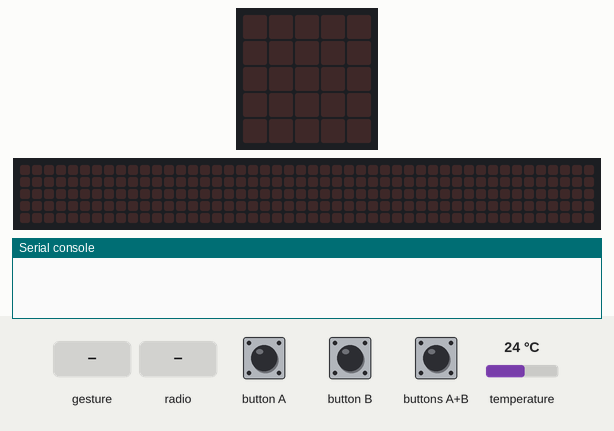
Bench run of a program on a simulated BBC micro:bit (MakeCode). On the bench: the board's 5×5 LED display, a strip that is not on the board, showing the scrolling text unrolled, the last lines printed to the serial console. The test bench sets the inputs (shaded band); at power-on: temperature 24 °C. No radio messages arrive unless stated (any console line starting 'radio sent:' is added by the test bench); a tilt is held for 1.5 s and a shake lasts 1 s, then the board lies face up again; the 48×5 strip is a reading aid, not a part: it shows the text the display is scrolling, unrolled, one strip-width of it at a time.

Above: at 1.2 s.
1.3 s: button A pressed for 0.15 s
At 4.01 s:
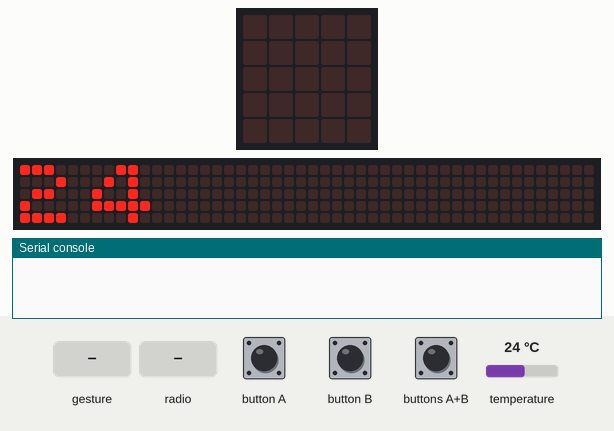
4.3 s: button B pressed for 0.15 s
At 4.53 s:
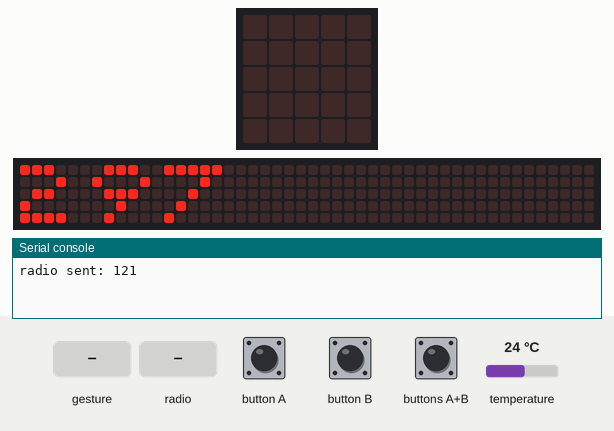
7.4 s: buttons A+B pressed for 0.15 s
At 8.87 s:
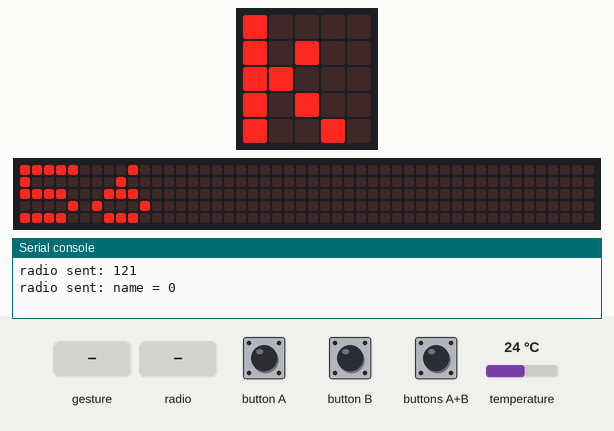
10.5 s: gesture 'shake'
At 12.32 s:
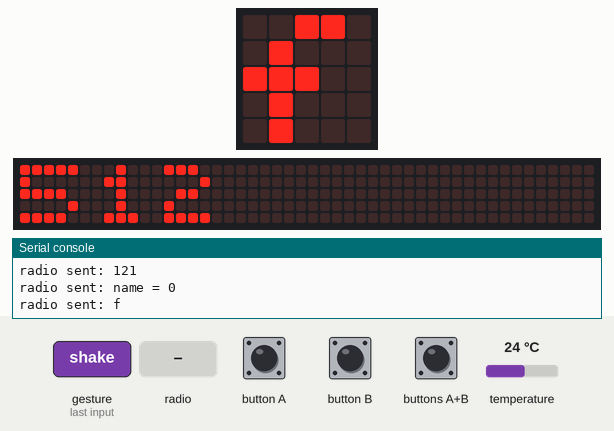
13.5 s: radio message "121" arrives
At 13.67 s:
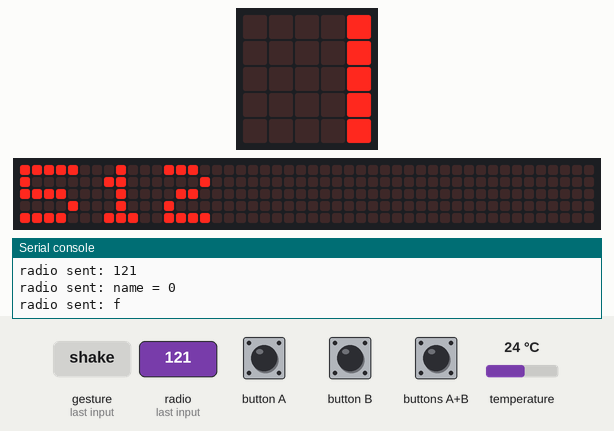
16.5 s: radio message "name=1" arrives
At 16.97 s:
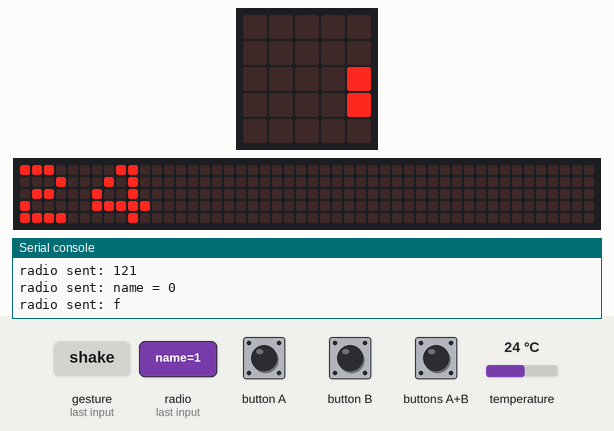

Measured:
- after the input at 1.3 s, the display: changes after 0.15 s (image 1)
- after the input at 4.3 s, the display: changes after 0.17 s (image 2)
- after the input at 10.5 s, the display: first differs from a run without the input after 1.8 s (image 4)

The program:

main.ts
```typescript
radio.onReceivedNumber(function (receivedNumber) {
    basic.clearScreen()
    basic.showNumber(input.temperature())
})
input.onButtonPressed(Button.A, function () {
    basic.clearScreen()
    basic.showNumber(input.temperature())
    radio.sendNumber(121)
})
input.onGesture(Gesture.Shake, function () {
    pins.analogWritePin(AnalogPin.P0, 1023)
    basic.showNumber(pins.analogReadPin(AnalogPin.P0))
})
input.onButtonPressed(Button.AB, function () {
    basic.clearScreen()
    basic.showNumber(input.temperature() + 32)
    basic.showString("f")
    radio.sendString("f")
})
radio.onReceivedString(function (receivedString) {
    basic.clearScreen()
    basic.showNumber(input.temperature() + 32)
    basic.showString("f")
})
input.onButtonPressed(Button.B, function () {
    basic.clearScreen()
    basic.showNumber(input.temperature() + 273)
    basic.showString("k")
    radio.sendValue("name", 0)
})
radio.onReceivedValue(function (name, value) {
    basic.clearScreen()
    basic.showNumber(input.temperature() + 273)
    basic.showString("k")
})
basic.forever(function () {
    radio.setGroup(121)
})
```

test.ts
```typescript
// aquí va el archivo "tests"; esto no se compilará cuando este paquete se utilice como una extensión.
```
